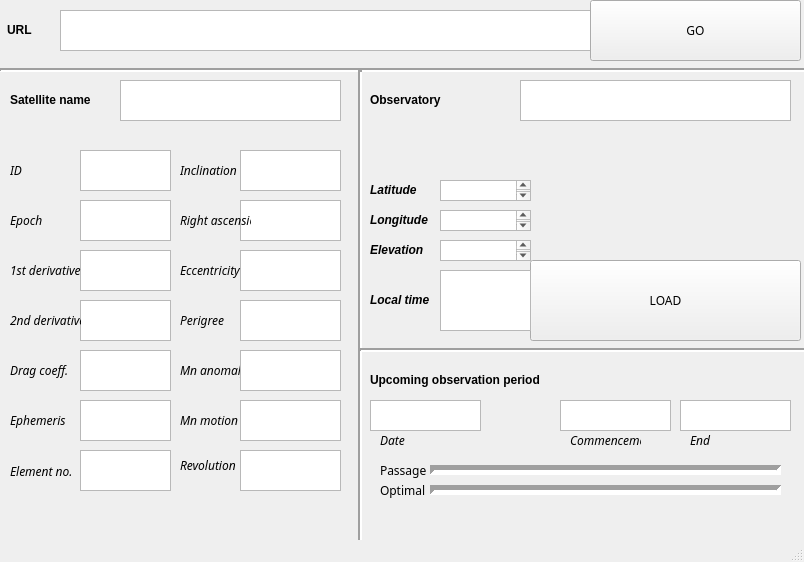
<?xml version="1.0" encoding="UTF-8"?>
<ui version="4.0">
 <class>MainWindow</class>
 <widget class="QMainWindow" name="MainWindow">
  <property name="geometry">
   <rect>
    <x>0</x>
    <y>0</y>
    <width>804</width>
    <height>562</height>
   </rect>
  </property>
  <property name="windowTitle">
   <string>MainWindow</string>
  </property>
  <widget class="QWidget" name="centralwidget">
   <widget class="QLabel" name="URL_label">
    <property name="geometry">
     <rect>
      <x>7</x>
      <y>20</y>
      <width>71</width>
      <height>20</height>
     </rect>
    </property>
    <property name="font">
     <font>
      <family>.AppleSystemUIFont</family>
      <weight>75</weight>
      <bold>true</bold>
     </font>
    </property>
    <property name="text">
     <string>URL</string>
    </property>
   </widget>
   <widget class="QTextEdit" name="URL_box">
    <property name="geometry">
     <rect>
      <x>60</x>
      <y>10</y>
      <width>531</width>
      <height>41</height>
     </rect>
    </property>
    <property name="html">
     <string>&lt;!DOCTYPE HTML PUBLIC &quot;-//W3C//DTD HTML 4.0//EN&quot; &quot;http://www.w3.org/TR/REC-html40/strict.dtd&quot;&gt;
&lt;html&gt;&lt;head&gt;&lt;meta name=&quot;qrichtext&quot; content=&quot;1&quot; /&gt;&lt;style type=&quot;text/css&quot;&gt;
p, li { white-space: pre-wrap; }
&lt;/style&gt;&lt;/head&gt;&lt;body style=&quot; font-family:'.AppleSystemUIFont'; font-size:13pt; font-weight:400; font-style:normal;&quot;&gt;
&lt;p style=&quot;-qt-paragraph-type:empty; margin-top:0px; margin-bottom:0px; margin-left:0px; margin-right:0px; -qt-block-indent:0; text-indent:0px; font-family:'.AppleSystemUIFont';&quot;&gt;&lt;br /&gt;&lt;/p&gt;&lt;/body&gt;&lt;/html&gt;</string>
    </property>
   </widget>
   <widget class="QPushButton" name="pushButton">
    <property name="geometry">
     <rect>
      <x>590</x>
      <y>0</y>
      <width>211</width>
      <height>61</height>
     </rect>
    </property>
    <property name="font">
     <font>
      <family>Silom</family>
     </font>
    </property>
    <property name="text">
     <string>GO</string>
    </property>
   </widget>
   <widget class="QLabel" name="Satellite_name_label">
    <property name="geometry">
     <rect>
      <x>10</x>
      <y>90</y>
      <width>91</width>
      <height>20</height>
     </rect>
    </property>
    <property name="font">
     <font>
      <weight>75</weight>
      <italic>false</italic>
      <bold>true</bold>
     </font>
    </property>
    <property name="text">
     <string>Satellite name</string>
    </property>
   </widget>
   <widget class="QTextEdit" name="argument_perigree">
    <property name="geometry">
     <rect>
      <x>240</x>
      <y>300</y>
      <width>101</width>
      <height>41</height>
     </rect>
    </property>
   </widget>
   <widget class="QLabel" name="label_3">
    <property name="geometry">
     <rect>
      <x>10</x>
      <y>160</y>
      <width>71</width>
      <height>20</height>
     </rect>
    </property>
    <property name="font">
     <font>
      <family>Songti TC</family>
      <pointsize>9</pointsize>
      <italic>true</italic>
     </font>
    </property>
    <property name="text">
     <string>ID</string>
    </property>
   </widget>
   <widget class="QTextEdit" name="inclination_box">
    <property name="geometry">
     <rect>
      <x>80</x>
      <y>150</y>
      <width>91</width>
      <height>41</height>
     </rect>
    </property>
   </widget>
   <widget class="QTextEdit" name="epoch_box">
    <property name="geometry">
     <rect>
      <x>80</x>
      <y>200</y>
      <width>91</width>
      <height>41</height>
     </rect>
    </property>
   </widget>
   <widget class="QLabel" name="label_4">
    <property name="geometry">
     <rect>
      <x>10</x>
      <y>210</y>
      <width>71</width>
      <height>20</height>
     </rect>
    </property>
    <property name="font">
     <font>
      <family>Songti TC</family>
      <pointsize>9</pointsize>
      <italic>true</italic>
     </font>
    </property>
    <property name="text">
     <string>Epoch</string>
    </property>
   </widget>
   <widget class="QTextEdit" name="stderiv_box">
    <property name="geometry">
     <rect>
      <x>80</x>
      <y>250</y>
      <width>91</width>
      <height>41</height>
     </rect>
    </property>
   </widget>
   <widget class="QLabel" name="label_5">
    <property name="geometry">
     <rect>
      <x>10</x>
      <y>260</y>
      <width>71</width>
      <height>20</height>
     </rect>
    </property>
    <property name="font">
     <font>
      <family>Songti TC</family>
      <pointsize>9</pointsize>
      <italic>true</italic>
     </font>
    </property>
    <property name="text">
     <string>1st derivative</string>
    </property>
   </widget>
   <widget class="QTextEdit" name="ndderiv_box">
    <property name="geometry">
     <rect>
      <x>80</x>
      <y>300</y>
      <width>91</width>
      <height>41</height>
     </rect>
    </property>
   </widget>
   <widget class="QLabel" name="label_6">
    <property name="geometry">
     <rect>
      <x>10</x>
      <y>310</y>
      <width>71</width>
      <height>20</height>
     </rect>
    </property>
    <property name="font">
     <font>
      <family>Songti SC</family>
      <pointsize>9</pointsize>
      <italic>true</italic>
     </font>
    </property>
    <property name="text">
     <string>2nd derivative</string>
    </property>
   </widget>
   <widget class="QTextEdit" name="drag_box">
    <property name="geometry">
     <rect>
      <x>80</x>
      <y>350</y>
      <width>91</width>
      <height>41</height>
     </rect>
    </property>
   </widget>
   <widget class="QLabel" name="label_7">
    <property name="geometry">
     <rect>
      <x>10</x>
      <y>360</y>
      <width>71</width>
      <height>20</height>
     </rect>
    </property>
    <property name="font">
     <font>
      <family>Songti TC</family>
      <pointsize>9</pointsize>
      <italic>true</italic>
     </font>
    </property>
    <property name="text">
     <string>Drag coeff.</string>
    </property>
   </widget>
   <widget class="QTextEdit" name="ephemeridis_box">
    <property name="geometry">
     <rect>
      <x>80</x>
      <y>400</y>
      <width>91</width>
      <height>41</height>
     </rect>
    </property>
   </widget>
   <widget class="QLabel" name="label_8">
    <property name="geometry">
     <rect>
      <x>10</x>
      <y>410</y>
      <width>71</width>
      <height>20</height>
     </rect>
    </property>
    <property name="font">
     <font>
      <family>Songti TC</family>
      <pointsize>9</pointsize>
      <italic>true</italic>
     </font>
    </property>
    <property name="text">
     <string>Ephemeris</string>
    </property>
   </widget>
   <widget class="QTextEdit" name="element_box">
    <property name="geometry">
     <rect>
      <x>80</x>
      <y>450</y>
      <width>91</width>
      <height>41</height>
     </rect>
    </property>
   </widget>
   <widget class="QLabel" name="label_9">
    <property name="geometry">
     <rect>
      <x>10</x>
      <y>461</y>
      <width>71</width>
      <height>20</height>
     </rect>
    </property>
    <property name="font">
     <font>
      <family>Songti TC</family>
      <pointsize>9</pointsize>
      <italic>true</italic>
     </font>
    </property>
    <property name="text">
     <string>Element no.</string>
    </property>
   </widget>
   <widget class="Line" name="line">
    <property name="geometry">
     <rect>
      <x>0</x>
      <y>60</y>
      <width>831</width>
      <height>20</height>
     </rect>
    </property>
    <property name="lineWidth">
     <number>2</number>
    </property>
    <property name="orientation">
     <enum>Qt::Horizontal</enum>
    </property>
   </widget>
   <widget class="QTextEdit" name="textEdit_11">
    <property name="geometry">
     <rect>
      <x>120</x>
      <y>80</y>
      <width>221</width>
      <height>41</height>
     </rect>
    </property>
   </widget>
   <widget class="QTextEdit" name="inclination_box_2">
    <property name="geometry">
     <rect>
      <x>240</x>
      <y>150</y>
      <width>101</width>
      <height>41</height>
     </rect>
    </property>
   </widget>
   <widget class="QLabel" name="label_12">
    <property name="geometry">
     <rect>
      <x>180</x>
      <y>160</y>
      <width>71</width>
      <height>20</height>
     </rect>
    </property>
    <property name="font">
     <font>
      <family>Songti TC</family>
      <pointsize>9</pointsize>
      <italic>true</italic>
     </font>
    </property>
    <property name="text">
     <string>Inclination</string>
    </property>
   </widget>
   <widget class="QTextEdit" name="right_ascension_box">
    <property name="geometry">
     <rect>
      <x>240</x>
      <y>200</y>
      <width>101</width>
      <height>41</height>
     </rect>
    </property>
   </widget>
   <widget class="QLabel" name="label_13">
    <property name="geometry">
     <rect>
      <x>180</x>
      <y>210</y>
      <width>71</width>
      <height>20</height>
     </rect>
    </property>
    <property name="font">
     <font>
      <family>Songti TC</family>
      <pointsize>9</pointsize>
      <italic>true</italic>
     </font>
    </property>
    <property name="text">
     <string>Right ascension</string>
    </property>
   </widget>
   <widget class="QTextEdit" name="eccentricity_box">
    <property name="geometry">
     <rect>
      <x>240</x>
      <y>250</y>
      <width>101</width>
      <height>41</height>
     </rect>
    </property>
   </widget>
   <widget class="QLabel" name="label_14">
    <property name="geometry">
     <rect>
      <x>180</x>
      <y>260</y>
      <width>71</width>
      <height>20</height>
     </rect>
    </property>
    <property name="font">
     <font>
      <family>Songti TC</family>
      <pointsize>9</pointsize>
      <italic>true</italic>
     </font>
    </property>
    <property name="text">
     <string>Eccentricity</string>
    </property>
   </widget>
   <widget class="Line" name="line_2">
    <property name="geometry">
     <rect>
      <x>350</x>
      <y>70</y>
      <width>20</width>
      <height>481</height>
     </rect>
    </property>
    <property name="lineWidth">
     <number>2</number>
    </property>
    <property name="orientation">
     <enum>Qt::Vertical</enum>
    </property>
   </widget>
   <widget class="QLabel" name="label_16">
    <property name="geometry">
     <rect>
      <x>370</x>
      <y>180</y>
      <width>71</width>
      <height>19</height>
     </rect>
    </property>
    <property name="font">
     <font>
      <pointsize>9</pointsize>
      <weight>75</weight>
      <italic>true</italic>
      <bold>true</bold>
     </font>
    </property>
    <property name="text">
     <string>Latitude</string>
    </property>
   </widget>
   <widget class="QLabel" name="label_17">
    <property name="geometry">
     <rect>
      <x>370</x>
      <y>210</y>
      <width>71</width>
      <height>19</height>
     </rect>
    </property>
    <property name="font">
     <font>
      <pointsize>9</pointsize>
      <weight>75</weight>
      <italic>true</italic>
      <bold>true</bold>
     </font>
    </property>
    <property name="text">
     <string>Longitude</string>
    </property>
   </widget>
   <widget class="Line" name="line_3">
    <property name="geometry">
     <rect>
      <x>360</x>
      <y>290</y>
      <width>451</width>
      <height>121</height>
     </rect>
    </property>
    <property name="lineWidth">
     <number>2</number>
    </property>
    <property name="orientation">
     <enum>Qt::Horizontal</enum>
    </property>
   </widget>
   <widget class="QLabel" name="label_18">
    <property name="geometry">
     <rect>
      <x>180</x>
      <y>310</y>
      <width>71</width>
      <height>20</height>
     </rect>
    </property>
    <property name="font">
     <font>
      <family>Songti TC</family>
      <pointsize>9</pointsize>
      <italic>true</italic>
     </font>
    </property>
    <property name="text">
     <string>Perigree</string>
    </property>
   </widget>
   <widget class="QLabel" name="label_19">
    <property name="geometry">
     <rect>
      <x>180</x>
      <y>360</y>
      <width>71</width>
      <height>20</height>
     </rect>
    </property>
    <property name="font">
     <font>
      <family>Songti TC</family>
      <pointsize>9</pointsize>
      <italic>true</italic>
     </font>
    </property>
    <property name="text">
     <string>Mn anomaly</string>
    </property>
   </widget>
   <widget class="QTextEdit" name="mean_anomaly">
    <property name="geometry">
     <rect>
      <x>240</x>
      <y>350</y>
      <width>101</width>
      <height>41</height>
     </rect>
    </property>
   </widget>
   <widget class="QLabel" name="label_20">
    <property name="geometry">
     <rect>
      <x>180</x>
      <y>410</y>
      <width>71</width>
      <height>20</height>
     </rect>
    </property>
    <property name="font">
     <font>
      <family>Songti TC</family>
      <pointsize>9</pointsize>
      <italic>true</italic>
     </font>
    </property>
    <property name="text">
     <string>Mn motion</string>
    </property>
   </widget>
   <widget class="QTextEdit" name="mean_motion_box">
    <property name="geometry">
     <rect>
      <x>240</x>
      <y>400</y>
      <width>101</width>
      <height>41</height>
     </rect>
    </property>
   </widget>
   <widget class="QTextEdit" name="revolution_number_box">
    <property name="geometry">
     <rect>
      <x>240</x>
      <y>450</y>
      <width>101</width>
      <height>41</height>
     </rect>
    </property>
   </widget>
   <widget class="QLabel" name="label_21">
    <property name="geometry">
     <rect>
      <x>180</x>
      <y>450</y>
      <width>61</width>
      <height>31</height>
     </rect>
    </property>
    <property name="font">
     <font>
      <family>Songti TC</family>
      <pointsize>9</pointsize>
      <italic>true</italic>
     </font>
    </property>
    <property name="text">
     <string>Revolution</string>
    </property>
   </widget>
   <widget class="QLabel" name="label_22">
    <property name="geometry">
     <rect>
      <x>370</x>
      <y>240</y>
      <width>71</width>
      <height>19</height>
     </rect>
    </property>
    <property name="font">
     <font>
      <pointsize>9</pointsize>
      <weight>75</weight>
      <italic>true</italic>
      <bold>true</bold>
     </font>
    </property>
    <property name="text">
     <string>Elevation</string>
    </property>
   </widget>
   <widget class="QPushButton" name="pushButton_2">
    <property name="geometry">
     <rect>
      <x>530</x>
      <y>260</y>
      <width>271</width>
      <height>81</height>
     </rect>
    </property>
    <property name="font">
     <font>
      <family>Silom</family>
     </font>
    </property>
    <property name="text">
     <string>LOAD</string>
    </property>
   </widget>
   <widget class="QLabel" name="Satellite_name_label_2">
    <property name="geometry">
     <rect>
      <x>370</x>
      <y>370</y>
      <width>261</width>
      <height>20</height>
     </rect>
    </property>
    <property name="font">
     <font>
      <weight>75</weight>
      <italic>false</italic>
      <bold>true</bold>
     </font>
    </property>
    <property name="text">
     <string>Upcoming observation period</string>
    </property>
   </widget>
   <widget class="QLabel" name="label_23">
    <property name="geometry">
     <rect>
      <x>370</x>
      <y>290</y>
      <width>71</width>
      <height>19</height>
     </rect>
    </property>
    <property name="font">
     <font>
      <pointsize>9</pointsize>
      <weight>75</weight>
      <italic>true</italic>
      <bold>true</bold>
     </font>
    </property>
    <property name="text">
     <string>Local time</string>
    </property>
   </widget>
   <widget class="QTextEdit" name="elevation_box_3">
    <property name="geometry">
     <rect>
      <x>370</x>
      <y>400</y>
      <width>111</width>
      <height>31</height>
     </rect>
    </property>
   </widget>
   <widget class="QTextEdit" name="elevation_box_4">
    <property name="geometry">
     <rect>
      <x>560</x>
      <y>400</y>
      <width>111</width>
      <height>31</height>
     </rect>
    </property>
   </widget>
   <widget class="QTextEdit" name="elevation_box_5">
    <property name="geometry">
     <rect>
      <x>680</x>
      <y>400</y>
      <width>111</width>
      <height>31</height>
     </rect>
    </property>
   </widget>
   <widget class="QLabel" name="Satellite_name_label_3">
    <property name="geometry">
     <rect>
      <x>370</x>
      <y>90</y>
      <width>261</width>
      <height>20</height>
     </rect>
    </property>
    <property name="font">
     <font>
      <weight>75</weight>
      <italic>false</italic>
      <bold>true</bold>
     </font>
    </property>
    <property name="text">
     <string>Observatory</string>
    </property>
   </widget>
   <widget class="Line" name="line_4">
    <property name="geometry">
     <rect>
      <x>430</x>
      <y>460</y>
      <width>351</width>
      <height>20</height>
     </rect>
    </property>
    <property name="font">
     <font>
      <pointsize>50</pointsize>
     </font>
    </property>
    <property name="lineWidth">
     <number>5</number>
    </property>
    <property name="orientation">
     <enum>Qt::Horizontal</enum>
    </property>
   </widget>
   <widget class="QLabel" name="label_24">
    <property name="geometry">
     <rect>
      <x>570</x>
      <y>430</y>
      <width>71</width>
      <height>20</height>
     </rect>
    </property>
    <property name="font">
     <font>
      <family>Songti TC</family>
      <pointsize>9</pointsize>
      <italic>true</italic>
     </font>
    </property>
    <property name="text">
     <string>Commencement</string>
    </property>
   </widget>
   <widget class="QLabel" name="label_25">
    <property name="geometry">
     <rect>
      <x>690</x>
      <y>430</y>
      <width>71</width>
      <height>20</height>
     </rect>
    </property>
    <property name="font">
     <font>
      <family>Songti TC</family>
      <pointsize>9</pointsize>
      <italic>true</italic>
     </font>
    </property>
    <property name="text">
     <string>End</string>
    </property>
   </widget>
   <widget class="QLabel" name="label_26">
    <property name="geometry">
     <rect>
      <x>380</x>
      <y>430</y>
      <width>71</width>
      <height>20</height>
     </rect>
    </property>
    <property name="font">
     <font>
      <family>Songti TC</family>
      <pointsize>9</pointsize>
      <italic>true</italic>
     </font>
    </property>
    <property name="text">
     <string>Date</string>
    </property>
   </widget>
   <widget class="Line" name="line_5">
    <property name="geometry">
     <rect>
      <x>430</x>
      <y>480</y>
      <width>351</width>
      <height>20</height>
     </rect>
    </property>
    <property name="font">
     <font>
      <pointsize>50</pointsize>
     </font>
    </property>
    <property name="lineWidth">
     <number>5</number>
    </property>
    <property name="orientation">
     <enum>Qt::Horizontal</enum>
    </property>
   </widget>
   <widget class="QLabel" name="label_27">
    <property name="geometry">
     <rect>
      <x>380</x>
      <y>460</y>
      <width>71</width>
      <height>20</height>
     </rect>
    </property>
    <property name="font">
     <font>
      <family>Songti TC</family>
      <pointsize>9</pointsize>
      <italic>false</italic>
     </font>
    </property>
    <property name="text">
     <string>Passage</string>
    </property>
   </widget>
   <widget class="QLabel" name="label_28">
    <property name="geometry">
     <rect>
      <x>380</x>
      <y>480</y>
      <width>71</width>
      <height>20</height>
     </rect>
    </property>
    <property name="font">
     <font>
      <family>Songti TC</family>
      <pointsize>9</pointsize>
      <italic>false</italic>
     </font>
    </property>
    <property name="text">
     <string>Optimal</string>
    </property>
   </widget>
   <widget class="QTextEdit" name="location_box_2">
    <property name="geometry">
     <rect>
      <x>440</x>
      <y>180</y>
      <width>91</width>
      <height>21</height>
     </rect>
    </property>
   </widget>
   <widget class="QTextEdit" name="location_box_3">
    <property name="geometry">
     <rect>
      <x>440</x>
      <y>210</y>
      <width>91</width>
      <height>21</height>
     </rect>
    </property>
   </widget>
   <widget class="QTextEdit" name="location_box_4">
    <property name="geometry">
     <rect>
      <x>440</x>
      <y>240</y>
      <width>91</width>
      <height>21</height>
     </rect>
    </property>
   </widget>
   <widget class="QTextEdit" name="location_box_5">
    <property name="geometry">
     <rect>
      <x>520</x>
      <y>80</y>
      <width>271</width>
      <height>41</height>
     </rect>
    </property>
   </widget>
   <widget class="QTextEdit" name="location_box_6">
    <property name="geometry">
     <rect>
      <x>440</x>
      <y>270</y>
      <width>91</width>
      <height>61</height>
     </rect>
    </property>
   </widget>
  </widget>
  <widget class="QMenuBar" name="menubar">
   <property name="geometry">
    <rect>
     <x>0</x>
     <y>0</y>
     <width>804</width>
     <height>22</height>
    </rect>
   </property>
  </widget>
  <widget class="QStatusBar" name="statusbar"/>
 </widget>
 <resources/>
 <connections/>
</ui>
